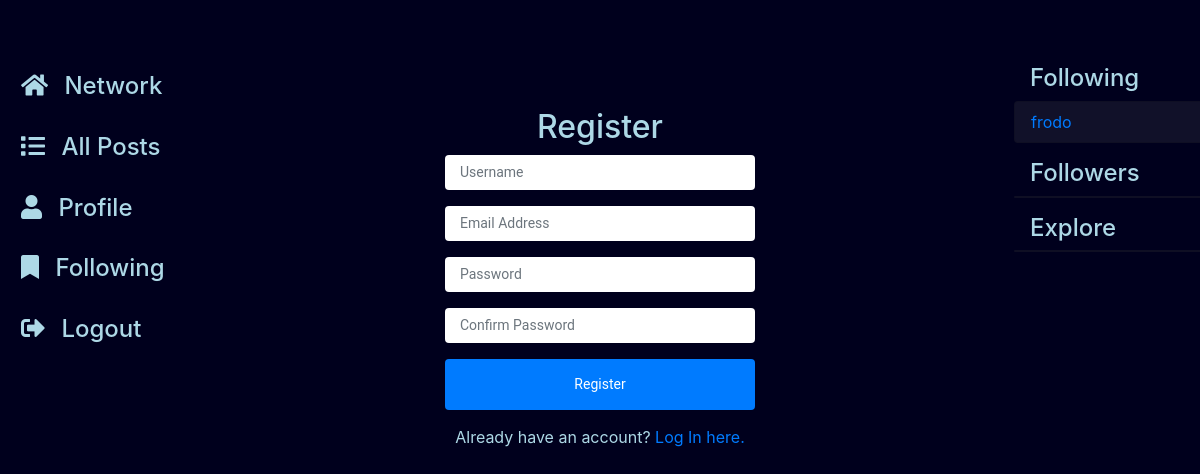
/register (signed in), run on an earlier commit of the app's database.
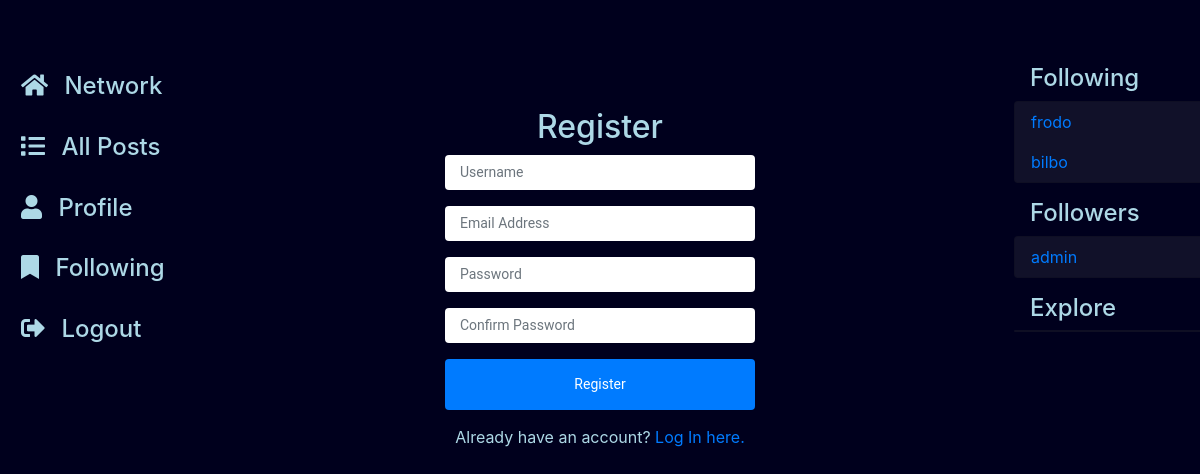
And on a later commit of the database.
### network/models.py (models this page shows)
class User(AbstractUser):
    followers = models.ManyToManyField("self", related_name="following", blank=True, symmetrical=False)

### network/views.py (the view)
# urls.py: path("register", views.register, name="register"),
def register(request):
    if request.method == "POST":
        username = request.POST["username"]
        email = request.POST["email"]
        password = request.POST["password"]
        confirmation = request.POST["confirmation"]
        if password != confirmation:
            return render(request, "network/register.html", {
                "message": "Passwords must match."
            })
        try:
            user = User.objects.create_user(username, email, password)
            user.save()
        except IntegrityError:
            return render(request, "network/register.html", {
                "message": "Username already taken."
            })
        login(request, user)
        return HttpResponseRedirect(reverse("index"))
    else:
        return render(request, "network/register.html")

### network/templates/network/register.html (shortened to what this page needs)
{% extends "network/layout.html" %}
{% block body %}
    <div class="register-page">
        <div class="form">
            <h2>Register</h2>
            <form action="{% url 'register' %}" method="post">
                <div class="form-group">
                    <input class="form-control" autofocus type="text" name="username" placeholder="Username">
                </div>
                <div class="form-group">
                    <input class="form-control" type="email" name="email" placeholder="Email Address">
                </div>
                <div class="form-group">
                    <input class="form-control" type="password" name="password" placeholder="Password">
                </div>
                <div class="form-group">
                    <input class="form-control" type="password" name="confirmation" placeholder="Confirm Password">
                </div>
                <input class="btn btn-primary" type="submit" value="Register">
            </form>
            Already have an account? <a href="{% url 'login' %}">Log In here.</a>
        </div>
    </div>
{% endblock %}

### network/templates/network/layout.html (shortened to what this page needs)
{% load static %}
<!DOCTYPE html>
<html lang="en">
  <head>
    <link rel="stylesheet" href="https://stackpath.bootstrapcdn.com/bootstrap/4.4.1/css/bootstrap.min.css">
    <link rel="stylesheet" href="https://use.fontawesome.com/releases/v5.14.0/css/all.css">
    <link href="{% static 'network/styles.css' %}" rel="stylesheet">
  </head>
  <body>
    <div class="body">
      <div class="row">
        <div class="sidebar col-lg-2 col-md-1 py-5 px-1">
          <h4 class="sidebar-heading"> <a class="nav-link" href="{% url 'index' %}"><i style="padding-right: 10px;" class="fas fa-home"></i> Network</a></h4>
          <h4 class="sidebar-heading"> <a class="nav-link" href="{% url 'index' %}"><i style="padding-right: 10px;" class="fas fa-list"></i> All Posts</a></h4>
          {% if user.is_authenticated %}
            <h4 class="sidebar-heading"> <a class="nav-link" href="{% url 'posts' request.user %}"><i style="padding-right: 10px;" class="fa fa-user"></i> Profile<span class="sr-only">(current)</span></a></h4>
            <h4 class="sidebar-heading"> <a class="nav-link" href="{% url 'posts' 'following'%}"><i style="padding-right: 10px;" class="fa fa-bookmark"></i> Following<span class="sr-only">(current)</span></a></h4>
            <h4 class="sidebar-heading"> <a class="nav-link" href="{% url 'logout' %}"><i style="padding-right: 10px;" class="fa fa-sign-out-alt"></i> Logout<span class="sr-only">(current)</span></a></h4>
          {% endif %}
        </div>
        <div class="col-lg-8 col-md-6 ">
          {% block body %}
          {% endblock %}
        </div>
        <div class="sidebar col-lg-2 col-md-3 py-5 px-1">
          {% if user.is_authenticated %}
            <h4 class="sidebar-heading">Following</h4>
            <div class="card sidebar-body">
              <ul class="list-group">
                {% for person in request.user.following.all %}
                  <a class="nav-link" href="{% url 'posts' person %}">
                    {{ person.username }}
                  </a>
                {% endfor %}
              </ul>
            </div>
            <h4 class="sidebar-heading"> Followers</h4>
            <div class="card sidebar-body">
              <ul class="list-group">
                {% for person in request.user.followers.all %}
                  <a class="nav-link" href="{% url 'posts' person %}">
                    {{ person.username }}
                  </a>
                {% endfor %}
              </ul>
            </div>
            <h4 class="sidebar-heading">Explore</h4>
            <div class="card sidebar-body">
            </div>
          {% endif %}
        </div>
      </div>
    </div>
  </body>
</html>

What changed in the data, as far as the page shows it:
now on this page (row unchanged): User: username "bilbo", shown under "Following"
now on this page (row edited): User: username "admin", shown under "Followers"
